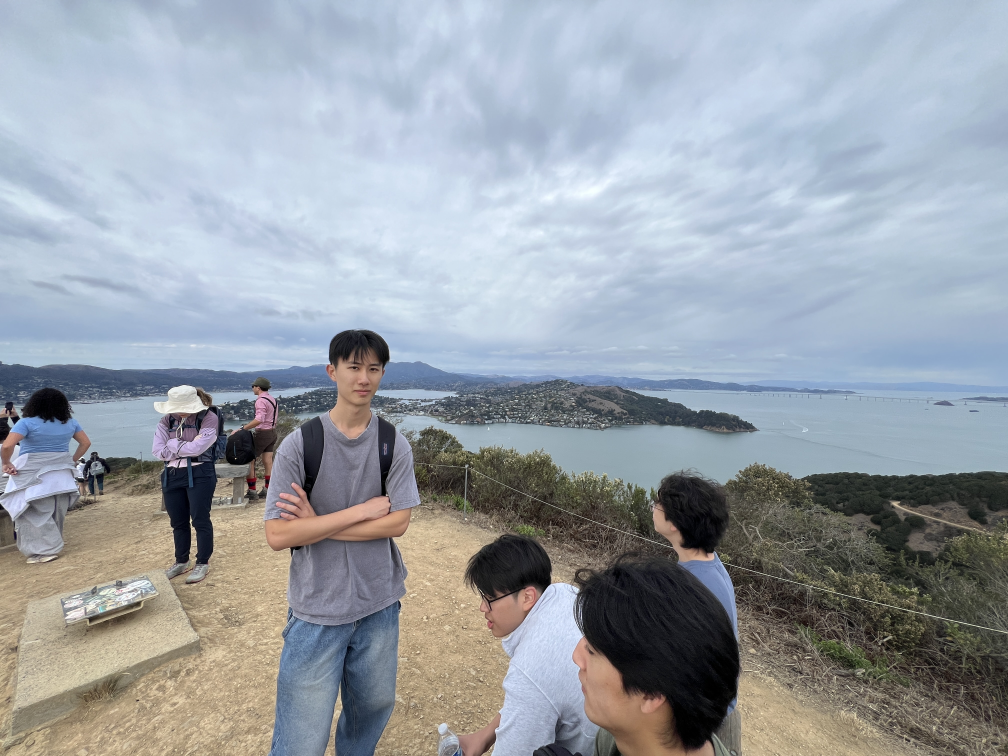
#> input picture p4b/panorama/1.JPG, 4032 x 3024 px (shown at 1/4 size)
$ python B5-1.py
#> lines starting #> are read from the running program, lines starting #| are printed output that depends on the picture
### p4b/B4.py

from B3 import find_matches
from B2 import color_gen, extract_feature_descriptor
from B1 import get_anms_corners
import numpy as np
import cv2
from pathlib import Path

from A import computeH, manual_mosaic2, manual_mosaic3, t_applyH


def ransac(pts1, pts2):
    its = 1000
    t = 5
    best_inliers_len = 0
    best_inliers = None
    for _ in range(its):
        ids = np.random.choice(len(pts1), size=4, replace=False)
        H = computeH(pts2[ids], pts1[ids])
        # print("H.shape", H.shape)
        # print("pts1.shape", pts1.shape)
        pts2_hat = t_applyH(pts1, H)
        errs = np.sum((pts2_hat - pts2) ** 2, axis=1)
        # print("errs:", errs)
        inliers = errs < t
        if inliers.sum() > best_inliers_len:
            best_inliers = inliers
            best_inliers_len = inliers.sum()
    return best_inliers


def get_corrs(im1, im2, verbose=True):
    if verbose:
        print("CORRELATING...")
    im1_gray = cv2.cvtColor(im1, cv2.COLOR_BGR2GRAY)
    im2_gray = cv2.cvtColor(im2, cv2.COLOR_BGR2GRAY)

    _, corners1 = get_anms_corners(im1_gray, verbose=verbose)
    # print("corners1:", corners1.shape)
    _, corners2 = get_anms_corners(im2_gray, verbose=verbose)

    fds1 = np.array([extract_feature_descriptor(im1_gray, corner).flatten()
                     for corner in corners1.T])
    # print("fds1:", fds1.shape)
    fds2 = np.array([extract_feature_descriptor(im2_gray, corner).flatten()
                     for corner in corners2.T])
    matches = find_matches(fds1, fds2, verbose=verbose)
    # print("matches:", len(matches))
    # [::-1] to convert from (y,x) -> (x,y), smh so stupid
    pts1 = np.array([corners1[:, i][::-1] for i, j in matches])
    pts2 = np.array([corners2[:, j][::-1] for i, j in matches])
    # print("pts1:", pts1.shape)
    inliers = ransac(pts1, pts2)
    # print(inliers)
    pts1 = pts1[inliers]
    pts2 = pts2[inliers]
    # print("pts1:", pts1)
    if verbose:
        print("RANSAC inliers:", len(pts1))
    return pts1, pts2


# [4 lines left out: function auto_mosaic2, not called in this run]


def auto_mosaic3(im1, im2, im3):
    # return auto_mosaic2(im1, auto_mosaic2(im3, im2))
    pts1_pts2 = get_corrs(im1, im2)
    pts2_pts3 = get_corrs(im2, im3)
    return manual_mosaic3(
        im1, im2, im3, pts1_pts2[0], pts1_pts2[1], pts2_pts3[0], pts2_pts3[1])


# RANSAC
# [27 lines that do not run on import are left out]

# MOSAIC
# [16 lines that do not run on import are left out]

### p4b/B1.py

from pathlib import Path

import cv2
import numpy as np
from skimage.feature import corner_harris, peak_local_max

# GIVEN


def get_harris_corners(im, edge_discard=20, verbose=True):
    """
    This function takes a b&w image and an optional amount to discard
    on the edge (default is 5 pixels), and finds all harris corners
    in the image. Harris corners near the edge are discarded and the
    coordinates of the remaining corners are returned. A 2d array (h)
    containing the h value of every pixel is also returned.

    h is the same shape as the original image, im.
    coords is 2 x n (ys, xs).
    """

    assert edge_discard >= 20

    # find harris corners
    h = corner_harris(im, method='eps', sigma=1)
    coords = peak_local_max(h, min_distance=1)

    # discard points on edge
    edge = edge_discard  # pixels
    mask = (coords[:, 0] > edge) & \
           (coords[:, 0] < im.shape[0] - edge) & \
           (coords[:, 1] > edge) & \
           (coords[:, 1] < im.shape[1] - edge)
    coords = coords[mask].T
    if verbose:
        print("Harris corners:", coords.shape)
    return h, coords


# GIVEN


def dist2(x, c):
    """
    dist2  Calculates squared distance between two sets of points.

    Description
    D = DIST2(X, C) takes two matrices of vectors and calculates the
    squared Euclidean distance between them.  Both matrices must be of
    the same column dimension.  If X has M rows and N columns, and C has
    L rows and N columns, then the result has M rows and L columns.  The
    I, Jth entry is the  squared distance from the Ith row of X to the
    Jth row of C.

    Adapted from code by Christopher M Bishop and Ian T Nabney.
    """

    ndata, dimx = x.shape
    ncenters, dimc = c.shape
    assert dimx == dimc, 'Data dimension does not match dimension of centers'

    return (np.ones((ncenters, 1)) * np.sum((x**2).T, axis=0)).T + \
        np.ones((ndata, 1)) * np.sum((c**2).T, axis=0) - \
        2 * np.inner(x, c)

# ME AND MYSELF


def get_anms_corners(im, verbose=True):
    capacity = 2500
    im_h, corners = get_harris_corners(im, verbose=verbose)
    h = im_h[corners[0], corners[1]]
    sorted_ids = np.argsort(h)
    best_ids = sorted_ids[::-1][:capacity]  # sorted by largest h
    best_corners = corners[:, best_ids]
    corners = best_corners

    k = 250
    cornersT = corners.T
    h = im_h[corners[0], corners[1]]
    r = np.zeros(len(cornersT))
    for i in range(len(cornersT)):
        js = 0.9 * h > h[i]
        if np.any(js):
            d2s = dist2(cornersT[i:i+1], cornersT[js])
            r[i] = np.min(d2s)
        else:
            r[i] = np.inf
    sorted = np.argsort(r)
    best = sorted[::-1][:k]
    if verbose:
        print("ANMS corners:", k)
    return im_h, corners[:, best]


# [43 lines that do not run on import are left out]

### p4b/B2.py
import colorsys
from pathlib import Path

import cv2
from matplotlib import pyplot as plt
import numpy as np

from B1 import get_anms_corners


def extract_feature_descriptor(im, point):
    # print(point)
    y = point[0]
    x = point[1]
    # 40x40 patch
    patch = im[y-20:y+20, x-20:x+20]
    # 8x8 patch
    patch_b = cv2.GaussianBlur(
        patch, (0, 0), sigmaX=2.5)  # nyquist anti-aliasing
    fd = patch_b[2::5, 2::5]
    # normalize
    fd = (fd - np.mean(fd)) / np.std(fd)
    return fd


# [18 lines left out: functions vis_fd, color_gen, not called in this run]


# [32 lines that do not run on import are left out]

### p4b/B3.py
import colorsys
from pathlib import Path

import cv2
import numpy as np

from B1 import dist2, get_anms_corners
from B2 import color_gen, extract_feature_descriptor


def find_matches(fds1, fds2, t=0.6, verbose=True):
    d2s = dist2(fds1, fds2)
    matches = []
    for i in range(len(fds1)):
        # d = np.sqrt(d2s[i])
        d = d2s[i]
        best_js = np.argsort(d)
        nn1_id = best_js[0]
        nn2_id = best_js[1]
        if d[nn1_id] / d[nn2_id] < t:
            matches.append((i, nn1_id))
    if verbose:
        print("Lowe's matches:", len(matches))
    return matches


# [38 lines that do not run on import are left out]

### p4b/A.py
# copying over stuff from A, and re-mastering it if needed.

from scipy.ndimage import distance_transform_edt
import cv2
from pathlib import Path

import numpy as np

# A2 -------------------


def computeH(ref, to_project):
    # find H
    # H = 3x3 matrix with 8DoF since lower right corner is 1
    # such that p' = Hp
    # p = the points we want to project (3 x N) where N = number of correspondences
    # p' = the points we want to project should look like ref after projection (3 x N)
    # expanding all the terms
    # p1 = linear in (h1, ..., h8) with constants (p1, p2, q1, q2) used
    ref = np.astype(ref, np.float64)
    to_project = np.astype(to_project, np.float64)
    A = []
    b = []
    corr = np.hstack((to_project, ref))
    for p1, p2, q1, q2 in corr:
        A.append([p1, p2, 1, 0, 0, 0, -q1*p1, -q1*p2])
        A.append([0, 0, 0, p1, p2, 1, -q2*p1, -q2*p2])
        b.extend([q1, q2])
    x, err, _, _ = np.linalg.lstsq(A, b, rcond=None)
    H = np.append(x, 1)
    # print("Error:", err)
    return H.reshape(3, 3)


# A3 -------------------
# [78 lines left out: functions applyH, t_applyH, warpImage, not called in this run]


def warpImageNearestNeighbor(im, H, bbox=None):
    return warpImage(im, H, True, bbox)


def warpImageBilinear(im, H, bbox=None):
    return warpImage(im, H, False, bbox)

# A4


# [178 lines left out: functions lopass, stack, colornorm, colornorm2, color_extend, create_blend_mask and 3 more, not called in this run]

### p4b/B5-1.py
from pathlib import Path

import cv2
import numpy as np

from B4 import auto_mosaic2, auto_mosaic3

if __name__ == "__main__" and False:
    DIR = Path(__file__).resolve().parent
    IN_PATH = DIR / f"panorama"
    OUT_PATH = DIR / f"panorama"
    t = 1
    im1 = cv2.imread(IN_PATH / f"{t}.JPG")
    im2 = cv2.imread(IN_PATH / f"{t+1}.JPG")
    im3 = cv2.imread(IN_PATH / f"{t+2}.JPG")

    f = 0.25
    im1 = cv2.resize(im1, None, fx=f, fy=f, interpolation=cv2.INTER_AREA)
    im2 = cv2.resize(im2, None, fx=f, fy=f, interpolation=cv2.INTER_AREA)
    im3 = cv2.resize(im3, None, fx=f, fy=f, interpolation=cv2.INTER_AREA)

    if False:
        total = auto_mosaic3(im1, im2, im3)
        cv2.imwrite(OUT_PATH / "auto_mosaic.jpg", total)

# not good! let's do better by doing cylindrical warp!
# warp function is not part of core project, thus used help of AI


def cylindrical_warp(image, focal):
    height, width = image.shape[:2]
    cx, cy = (width - 1) / 2, (height - 1) / 2
    half_width = focal * np.arctan(cx / focal)
    out_width = max(1, 2 * int(np.floor(half_width)) + 1)
    out_cx = (out_width - 1) / 2

    u, v = np.meshgrid(
        np.arange(out_width, dtype=np.float32) - out_cx,
        np.arange(height, dtype=np.float32) - cy,
    )
    angle = u / focal
    map_x = focal * np.tan(angle) + cx
    map_y = v / np.cos(angle) + cy

    valid = ((map_x >= 0) & (map_x <= width - 1) &
             (map_y >= 0) & (map_y <= height - 1))
    warped = cv2.remap(image, map_x.astype(np.float32),
                       map_y.astype(np.float32), cv2.INTER_LINEAR,
                       borderMode=cv2.BORDER_CONSTANT)
    warped[~valid] = 0
    # warped image, mask, center of image
    return warped, valid.astype(np.uint8), out_cx


'''
exiftool -FocalLength -FocalLengthIn35mmFormat -ImageWidth -ImageHeight p4b/EXTRA/1.JPG
Focal Length                    : 1.6 mm
Focal Length In 35mm Format     : 13 mm
Image Width                     : 4032
Image Height                    : 3024
13/43.27 * sqrt(4032^2 + 3024^2) =  1514
'''

if __name__ == "__main__" and False:
    DIR = Path(__file__).resolve().parent
    IN_PATH = DIR / f"panorama"
    OUT_PATH = DIR / f"panorama"
    t = 1
    im1 = cv2.imread(IN_PATH / f"{t}.JPG")
    im2 = cv2.imread(IN_PATH / f"{t+1}.JPG")
    im3 = cv2.imread(IN_PATH / f"{t+2}.JPG")

    f = 0.25
    im1 = cv2.resize(im1, None, fx=f, fy=f, interpolation=cv2.INTER_AREA)
    im2 = cv2.resize(im2, None, fx=f, fy=f, interpolation=cv2.INTER_AREA)
    im3 = cv2.resize(im3, None, fx=f, fy=f, interpolation=cv2.INTER_AREA)

    im1warp, _, _ = cylindrical_warp(im1, 1514 * f)
    im2warp, _, _ = cylindrical_warp(im2, 1514 * f)
    im3warp, _, _ = cylindrical_warp(im3, 1514 * f)

    cv2.imwrite(OUT_PATH / "1_warp.jpg", im1warp)
    cv2.imwrite(OUT_PATH / "2_warp.jpg", im2warp)
    cv2.imwrite(OUT_PATH / "3_warp.jpg", im3warp)
    cyl_mosaic3 = auto_mosaic3(im1warp, im2warp, im3warp)
    cv2.imwrite(OUT_PATH / "cyl_mosaic3.jpg", cyl_mosaic3)


def crop(im):
    h, w, _ = im.shape
    return im[h//4:3*h//4, :]


if __name__ == "__main__" and True:
    DIR = Path(__file__).resolve().parent
    IN_PATH = DIR / f"panorama"
    OUT_PATH = DIR / f"panorama"
    t = 1
    im1 = cv2.imread(IN_PATH / f"{t}.JPG")
#> im1 is the input picture: shape (3024, 4032, 3); mean B, G, R 167.5, 159.8, 153.1
    im2 = cv2.imread(IN_PATH / f"{t+1}.JPG")
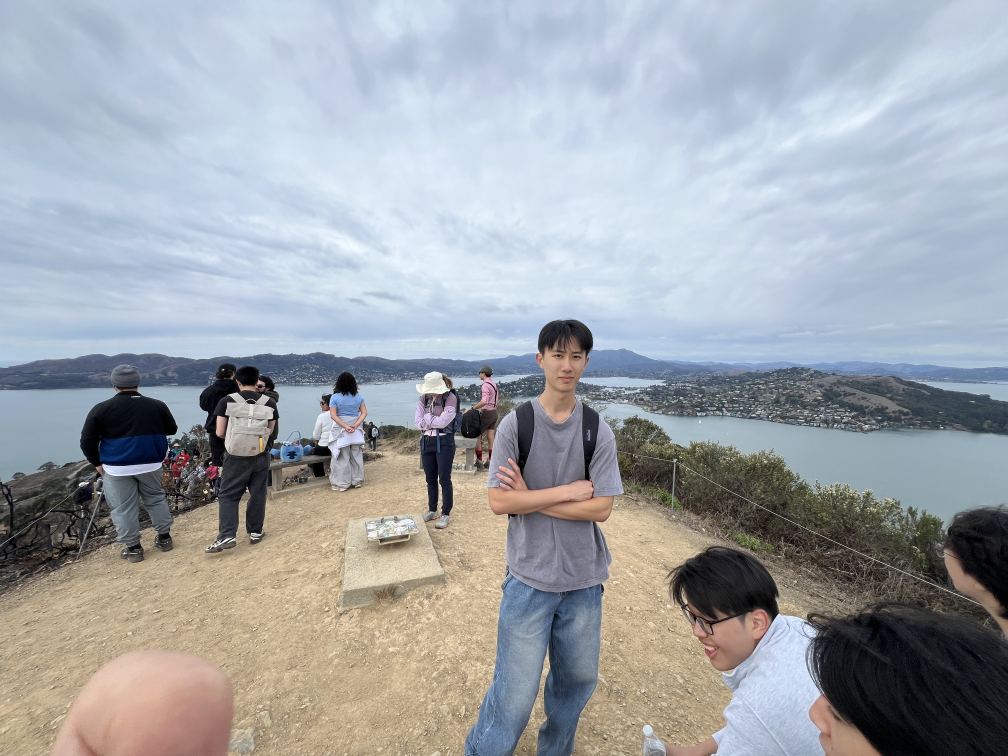
#> input picture p4b/panorama/2.JPG, 4032 x 3024 px (shown at 1/4 size)
#> im2 is the input picture: shape (3024, 4032, 3); mean B, G, R 170.8, 165.3, 160.7
    im3 = cv2.imread(IN_PATH / f"{t+2}.JPG")
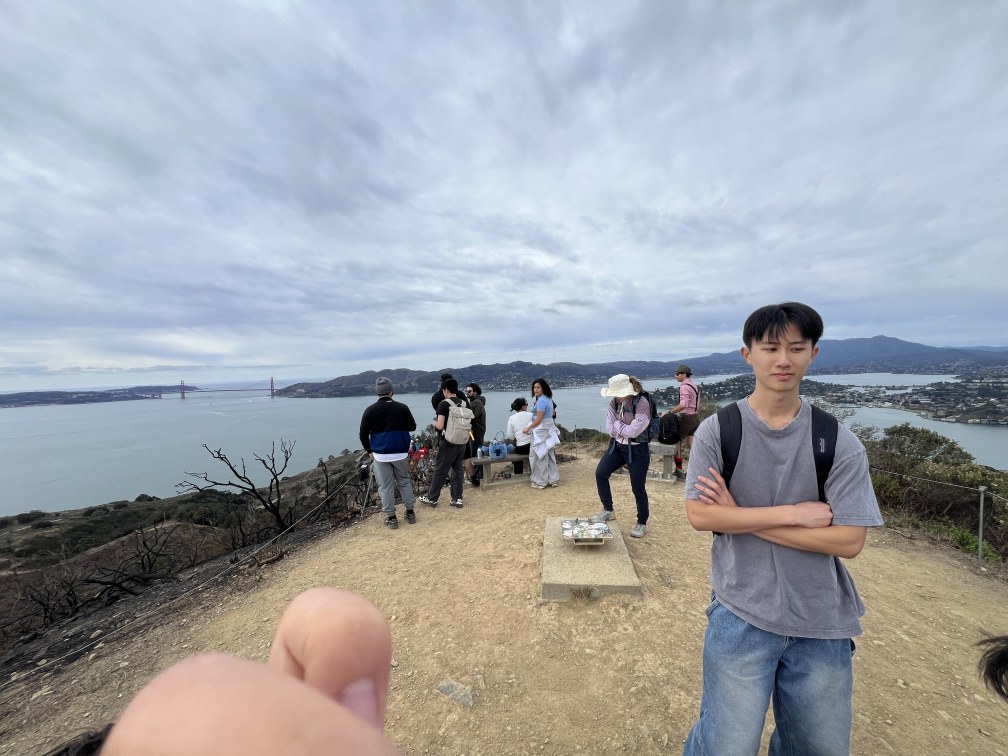
#> input picture p4b/panorama/3.JPG, 4032 x 3024 px (shown at 1/4 size)
#> im3 is the input picture: shape (3024, 4032, 3); mean B, G, R 169.4, 163.1, 158.9

    f = 0.25
    im1 = cv2.resize(im1, None, fx=f, fy=f, interpolation=cv2.INTER_AREA)
#> im1: shape (756, 1008, 3)
    im2 = cv2.resize(im2, None, fx=f, fy=f, interpolation=cv2.INTER_AREA)
#> im2: shape (756, 1008, 3)
    im3 = cv2.resize(im3, None, fx=f, fy=f, interpolation=cv2.INTER_AREA)
#> im3: shape (756, 1008, 3)

    im1warp, _, _ = cylindrical_warp(im1, 1514 * f)
#> in cylindrical_warp, `warped[~valid] = 0`:
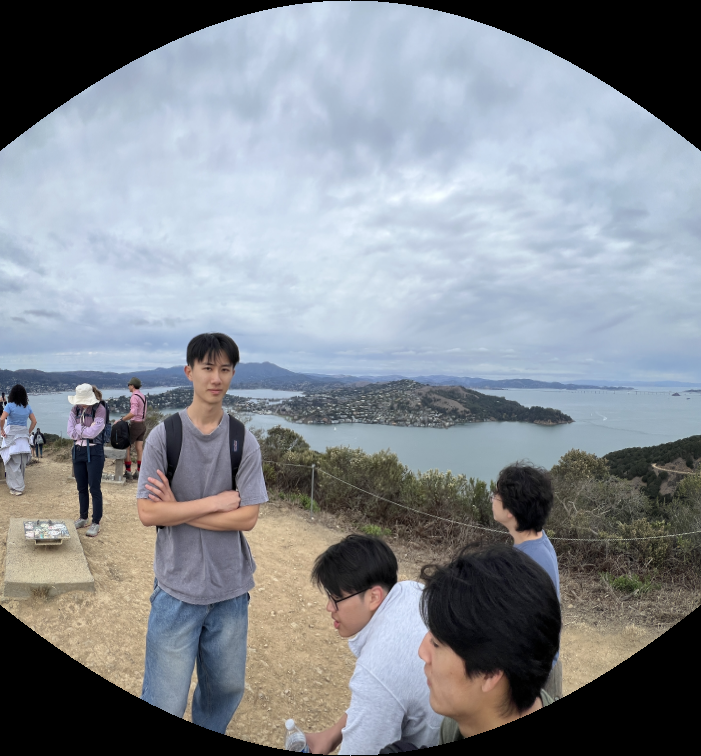
#> warped: shape (756, 701, 3); mean B, G, R 145.1, 138.1, 132.7
    im2warp, _, _ = cylindrical_warp(im2, 1514 * f)
#> call 2 of cylindrical_warp, with focal = 378.5
#> in cylindrical_warp (call 2), `warped[~valid] = 0`:
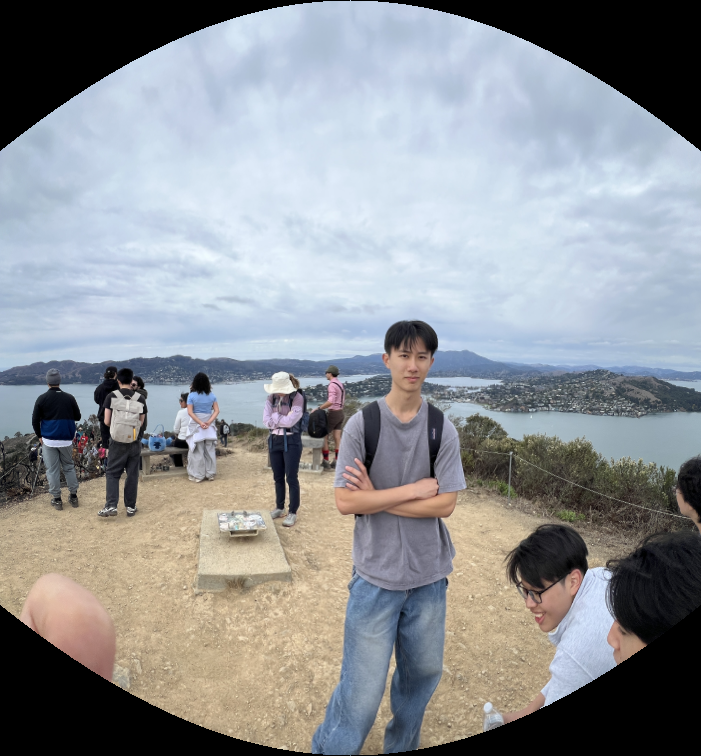
#> warped: shape (756, 701, 3); mean B, G, R 151.1, 147, 143.8
    im3warp, _, _ = cylindrical_warp(im3, 1514 * f)
#> call 3 of cylindrical_warp, with focal = 378.5
#> in cylindrical_warp (call 3), `warped[~valid] = 0`:
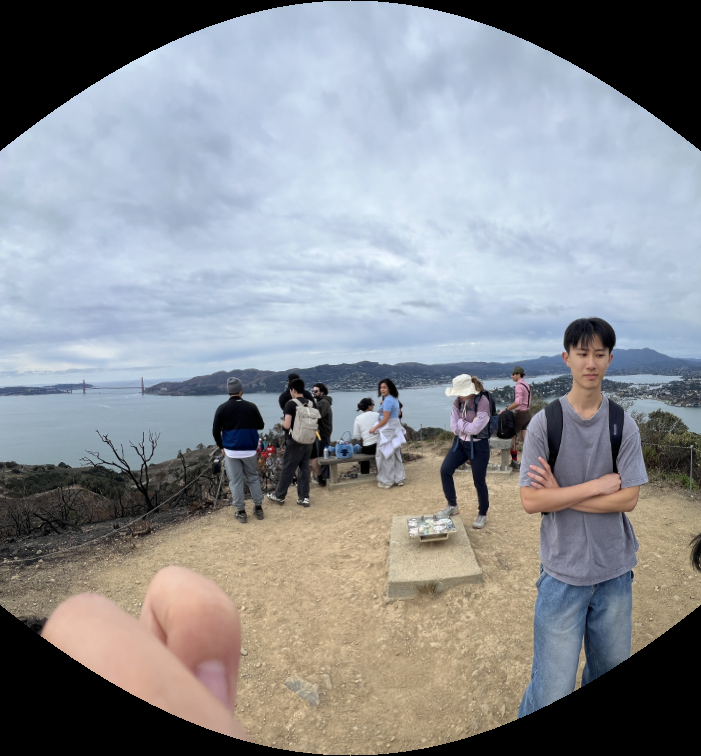
#> warped: shape (756, 701, 3); mean B, G, R 147.9, 143.5, 141
    im1warp = crop(im1warp)
    im2warp = crop(im2warp)
    im3warp = crop(im3warp)

    cyl_mosaic3 = auto_mosaic3(im1warp, im2warp, im3warp)
#> in get_harris_corners, `coords = peak_local_max(h, min_distance=1)`: coords = 7511 pairs, first value 1 to 376, second value 1 to 699
#| Harris corners: (2, 6223)
#> in get_anms_corners, `h = im_h[corners[0], corners[1]]`: h = 6223 values, max 1.64 at index 0, min 3.02e-05 at index 6222, mean 0.0435
#> in get_anms_corners, `sorted_ids = np.argsort(h)`: sorted_ids = 6223 values, max 6222 at index 0, min 0 at index 6222, mean 3111
#> in get_anms_corners, `best_ids = sorted_ids[::-1][:capacity]`: best_ids = 2500 values from 0 to 2499
#> in get_anms_corners, `cornersT = corners.T`: cornersT = 2500 pairs, first value 44 to 357, second value 21 to 680
#> in get_anms_corners, `h = im_h[corners[0], corners[1]]`: h = 2500 values, max 1.64 at index 0, min 0.00578 at index 2499, mean 0.107
#> in get_anms_corners, `r = np.zeros(len(cornersT))`: r = 2500 values from 0 to 0
#> the loop in get_anms_corners, `for i in range(len(cornersT)):` made 2500 passes
#> (ncenters in dist2, d2s) on passes 2 to 9: (1, [2080]), (1, [2173]), (1, [2248]), (1, [2105]), (1, [5512]), (2, [[1930, 10]]), (2, [[6205, 2917]]), (6, [[5120, 2848, 2237, 1864, 2425, 8]])
#> ncenters in dist2 on passes 10 to 15: 8, 9, 11, 11, 11, 11
#> in get_anms_corners, `sorted = np.argsort(r)`: sorted = 2500 values, max 2499 at index 1540, min 0 at index 2499, mean 1249.5
#> in get_anms_corners, `best = sorted[::-1][:k]`: best = 250 values, max 2487 at index 99, min 0 at index 0, mean 671.8
#> call 2 of get_harris_corners, with edge_discard = 20, verbose = True
#> in get_harris_corners (call 2), `h = corner_harris(im, method='eps', sigma=1)`:
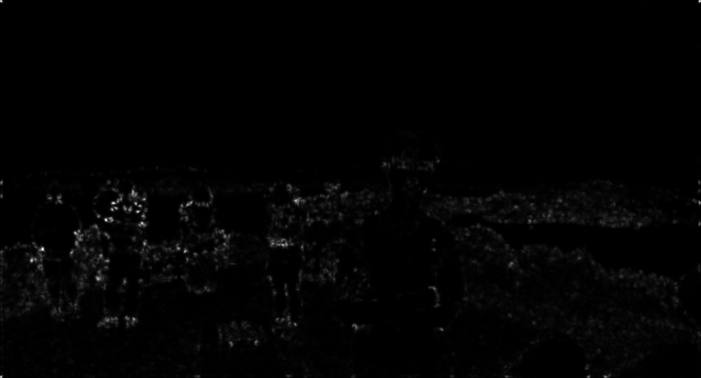
#> h: shape (378, 701) float64; min 2.85e-07, max 2.12, mean 0.024; drawn with min black and max white
#> in get_harris_corners (call 2), `coords = peak_local_max(h, min_distance=1)`: coords = 7312 pairs, first value 1 to 376, second value 1 to 699
#| Harris corners: (2, 6057)
#> the loop in get_anms_corners (call 2), `for i in range(len(cornersT)):` made 2500 passes
#> (ncenters in dist2, d2s) on passes 2 to 11: (1, [4937]), (1, [7157]), (1, [242]), (3, [[10469, 1042, 640]]), (3, [[10676, 1305, 1241]]), (4, [[1345, 1130, 2344, 2665]]), (6, [[6500, 157, 37, 9162, 629, 1096]]), (6, [[66410, 36121, 33133, 73296, 25085, 23938]]), (6, [[10765, 1130, 484, 14065, 68, 449]]), (6, [[4036, 3545, 6001, 4850, 6145, 5072]])
#> ncenters in dist2 on passes 12 to 17: 7, 7, 7, 10, 10, 10
#> in extract_feature_descriptor (call 14), `y = point[0]`: y = 229
#> in extract_feature_descriptor (call 14), `patch_b = cv2.GaussianBlur( patch, (0, 0), sigmaX=2.5)`:
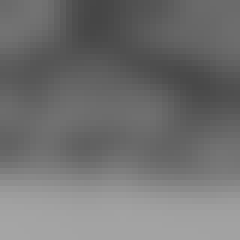
#> patch_b: shape (40, 40) (shown 6 times larger); min 70, max 165, mean 113.3
#> the loop in find_matches, `for i in range(len(fds1)):` made 250 passes
#> (nn1_id, nn2_id) on passes 1 to 3: (3, 187), (189, 46), (215, 161)
#| Lowe's matches: 121
#> (the run stopped early here; a loop or call above may not have finished)
